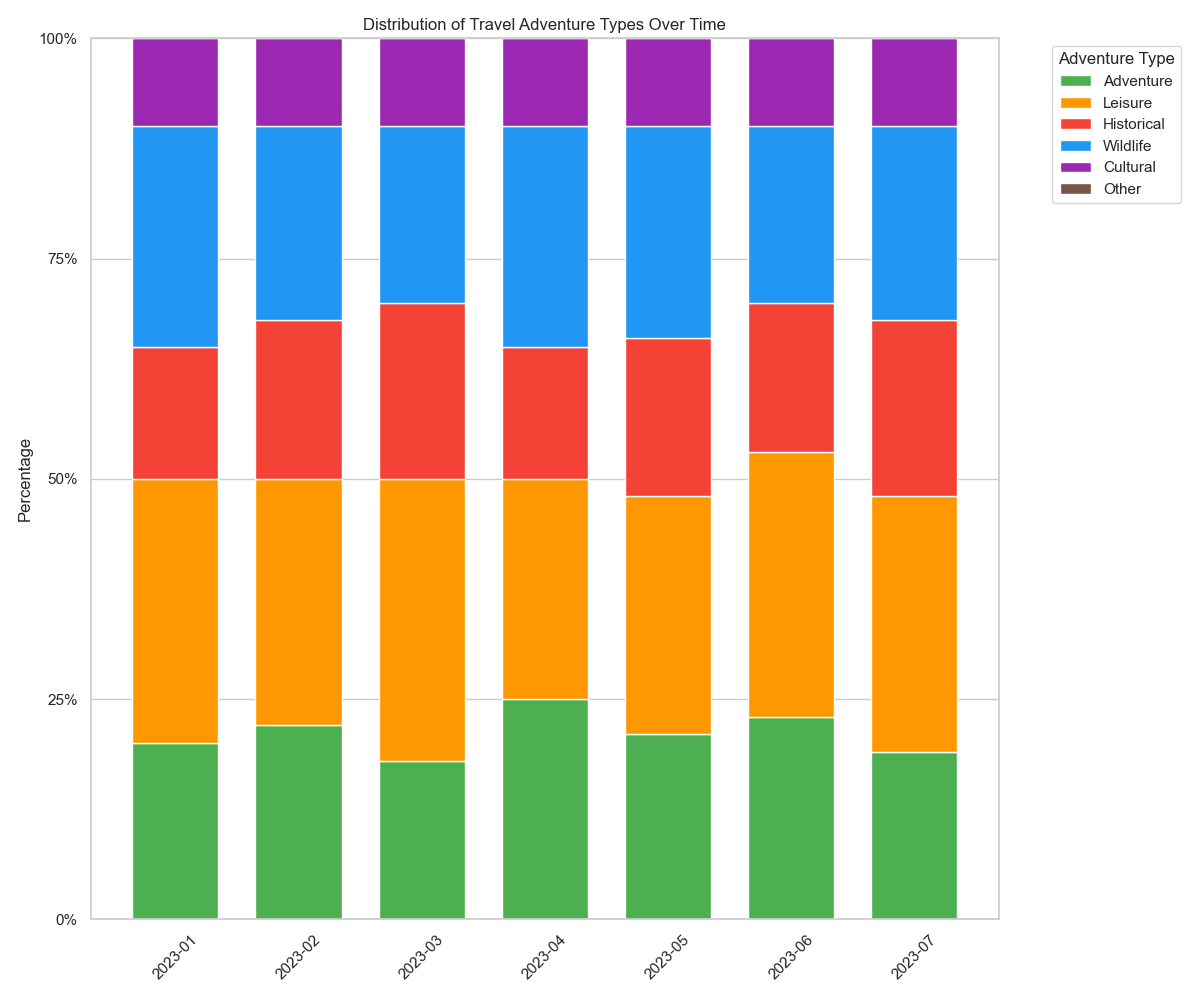

Write the Python code that produced this figure.

import matplotlib.pyplot as plt
import pandas as pd
import seaborn as sns

# Data preparation
data = [
    {'Month': '2023-01', 'Adventure': '20%', 'Leisure': '30%', 'Historical': '15%', 'Wildlife': '25%', 'Cultural': '10%', 'Other': '0%'},
    {'Month': '2023-02', 'Adventure': '22%', 'Leisure': '28%', 'Historical': '18%', 'Wildlife': '22%', 'Cultural': '10%', 'Other': '0%'},
    {'Month': '2023-03', 'Adventure': '18%', 'Leisure': '32%', 'Historical': '20%', 'Wildlife': '20%', 'Cultural': '10%', 'Other': '0%'},
    {'Month': '2023-04', 'Adventure': '25%', 'Leisure': '25%', 'Historical': '15%', 'Wildlife': '25%', 'Cultural': '10%', 'Other': '0%'},
    {'Month': '2023-05', 'Adventure': '21%', 'Leisure': '27%', 'Historical': '18%', 'Wildlife': '24%', 'Cultural': '10%', 'Other': '0%'},
    {'Month': '2023-06', 'Adventure': '23%', 'Leisure': '30%', 'Historical': '17%', 'Wildlife': '20%', 'Cultural': '10%', 'Other': '0%'},
    {'Month': '2023-07', 'Adventure': '19%', 'Leisure': '29%', 'Historical': '20%', 'Wildlife': '22%', 'Cultural': '10%', 'Other': '0%'}
]

df = pd.DataFrame(data)

for col in df.columns:
    if col != 'Month':
        df[col] = df[col].str.rstrip('%').astype('float') / 100

df_long = df.melt(id_vars='Month', var_name='Category', value_name='Percentage')

df_long['Month'] = pd.to_datetime(df_long['Month'])
df_long.sort_values(by='Month', inplace=True)

categories = df.columns[1:]
colors = ['#4CAF50', '#FF9800', '#F44336', '#2196F3', '#9C27B0', '#795548']

left = len(df_long['Month'].unique()) * [0]

fig, ax = plt.subplots(figsize=(12, 10))

for ix, category in enumerate(categories):
    category_data = df_long[df_long['Category'] == category]
    plt.bar(
        category_data['Month'].dt.strftime('%Y-%m'),
        category_data['Percentage'],
        width=0.7,
        bottom=left,
        color=colors[ix],
        edgecolor="white",
        label=category
    )
    left = left + category_data['Percentage'].values

plt.xticks(rotation=45)
plt.yticks(ticks=[0, 0.25, 0.5, 0.75, 1], labels=['0%', '25%', '50%', '75%', '100%'])
plt.ylabel('Percentage')
plt.title('Distribution of Travel Adventure Types Over Time')
plt.legend(title='Adventure Type', bbox_to_anchor=(1.05, 1), loc='upper left')

plt.tight_layout()

plt.show()
